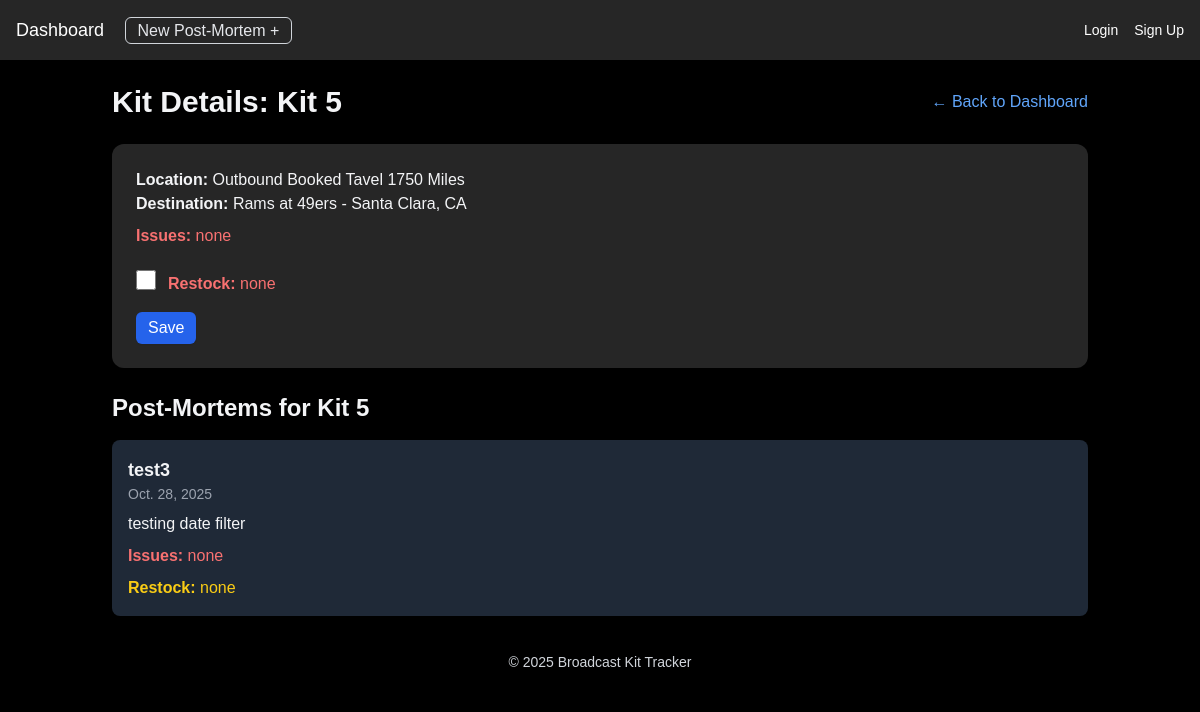
/kit/5/, run on the app's committed database.
### core/models.py (models this page shows, shortened)
class Kit(models.Model):
    name = models.CharField(max_length=120)
    current_location = models.CharField(max_length=100, blank=True, default="")
    destination_location = models.CharField(max_length=100, blank=True, default="")
    issues = models.TextField(blank=True, null=True)
    needs_restock = models.BooleanField(default=False)
    updated_at = models.DateTimeField(auto_now=True)

class PostMortem(models.Model):
    kit = models.ForeignKey(Kit, on_delete=models.CASCADE)
    name = models.CharField(max_length=120, blank=True, null=True)
    event_name = models.CharField(max_length=120)
    event_date = models.DateField()
    summary = models.TextField()
    issues = models.TextField(blank=True, null=True)
    restock = models.TextField(blank=True, null=True)
    created_at = models.DateTimeField(auto_now_add=True)

### core/views.py (the view)
# urls.py: path('kit/<int:kit_id>/', views.view_kit, name='view_kit'),
def view_kit(request, kit_id):
    kit = get_object_or_404(Kit, id=kit_id)
    postmortems = kit.postmortem_set.all().order_by('-event_date')
    latest_pm = postmortems.first()
    return render(request, 'core/view_kit.html', {
        'kit': kit,
        'postmortems': postmortems,
        'latest_pm': latest_pm
    })

### core/context_processors.py (called while the page is built)
def theme_context(request):
    return {'theme': request.session.get('theme', 'light')}

### core/templates/core/view_kit.html (shortened to what this page needs)
{% extends 'core/base.html' %}
{% block content %}
<div class="flex justify-between items-center mb-6">
  <h1 class="text-3xl font-bold text-gray-100">Kit Details: {{ kit.name }}</h1>
  <a href="{% url 'dashboard' %}" class="text-blue-400 hover:underline">← Back to Dashboard</a>
</div>
<div class="bg-neutral-800 p-6 rounded-xl shadow-md mb-6 text-gray-100">
  <p><strong>Location:</strong> {{ kit.current_location|default:"Not specified" }}</p>
  <p><strong>Destination:</strong> {{ kit.destination_location|default:"Not specified" }}</p>
  {% if kit.issues %}
    <p class="text-red-400 mt-2"><strong>Issues:</strong> <span class="text-red-400">{{ kit.issues }}</span></p>
  {% else %}
    <p class="text-green-400 font-semibold mt-2">No issues reported</p>
  {% endif %}
  <form action="{% url 'save_restock_status' kit.id %}" method="post" class="mt-4">
    <div class="flex items-center gap-3">
      <input
        type="checkbox"
        name="needs_restock"
        id="needs_restock"
        class="w-5 h-5 accent-green-500 cursor-pointer"
      >
      {% if kit.needs_restock %}
        <p class="text-red-400 mt-2"><strong>Restock:</strong> {{latest_pm.restock }}</p>
      {% else %}
        <label for="needs_restock" class="font-medium text-green-400">Fully stocked</label>
      {% endif %}
    </div>
    <button type="submit"
            class="mt-4 bg-blue-600 hover:bg-blue-700 text-white font-medium px-3 py-1 rounded-md shadow-sm transition">
      Save
    </button>
  </form>
</div>
<h2 class="text-2xl font-semibold mb-4 text-gray-100">Post-Mortems for {{ kit.name }}</h2>
{% if postmortems %}
  <div class="space-y-4">
    {% for pm in postmortems %}
      <div class="bg-gray-800 p-4 rounded-lg shadow text-gray-100">
        <h3 class="text-lg font-semibold">{{ pm.event_name }}</h3>
        <p class="text-sm text-gray-400">{{ pm.event_date }}</p>
        <p class="mt-2">{{ pm.summary }}</p>
        {% if pm.issues %}
          <p class="text-red-400 mt-2"><strong>Issues:</strong> {{ pm.issues }}</p>
        {% else %}
          <p class="text-green-400 font-semibold mt-2">No issues reported</p>
        {% endif %}
        {% if pm.restock %}
          <p class="text-yellow-400 mt-2"><strong>Restock:</strong> {{ pm.restock }}</p>
        {% endif %}
      </div>
    {% endfor %}
  </div>
{% else %}
  <p class="text-gray-400 italic">No post-mortems have been logged for this kit yet.</p>
{% endif %}
{% endblock %}

### static/styles.css (style rules this page uses)
body { font-family: Stolzl, sans-serif; transition: background-color 0.3s, color 0.3s; margin: 0; padding: 0; }

### data on the page
Kit: name "Kit 5", current_location "Outbound Booked Tavel 1750 Miles", destination_location "Rams at 49ers - Santa Clara, CA", issues "none"
PostMortem: restock "none", event_name "test3", event_date "Oct. 28, 2025", summary "testing date filter", issues "none"
